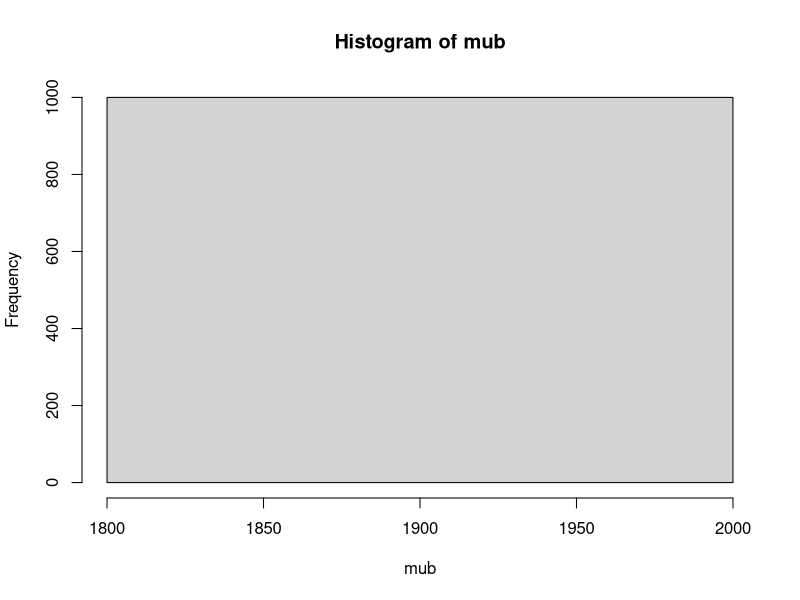

The R script that drew this image:
## ---- chunk 1
knitr::opts_chunk$set(echo = TRUE)
## ---- chunk 2
setwd("/Users/carmencilla/Desktop/Master EUR/Block 2/Data Science and HR Analytics/FEM11213-Coronas/")
browser <- read.csv("Data/web-browsers.csv")
dim(browser)
head(browser)
## ---- chunk 3
 mean(browser$spend); var(browser$spend)/1e4; sqrt(var(browser$spend)/1e4)
## ---- chunk 4
 B <- 1000  #Number of iterations for bootstrap resampling
  mub <- c()  # New vector: Will hold the mean values for each bootstrap sample
  for (b in 1:1000){ ## Loop through 1000 bootstrap iterations
    samp_b <- sample.int(nrow(browser), replace=TRUE) #Sets a bootstrap sample by randomly sampling row indices (with replacement)
    mub <- c(mub, mean(browser$spend[samp_b])) #Compute the mean of the 'spend' column for the current bootstrap sample and the mean to the vect (mub)
  }
  sd(mub) #SD: provides variability of the mean estimate. SD = 81
## ---- chunk 5
 B <- 1000  #Number of iterations for bootstrap resampling
  mub <- c()  # New vector: Will hold the mean values for each bootstrap sample
  for (b in 1:1000){ ## Loop through 1000 bootstrap iterations
    samp_b <- sample.int(nrow(browser), replace=FALSE) #WITHOUT REPLACEMENT
    mub <- c(mub, mean(browser$spend[samp_b])) #Compute the mean of the 'spend' column for the current bootstrap sample and the mean to the vect (mub)
  }
  sd(mub) #SD: provides variability of the mean estimate. SD now 0. 
## ---- chunk 6

h <- hist(mub) # Create a histogram of the bootstrap sample means 'mub'

# Generate a sequence of x-values spanning the range of 'mub'
  xfit <- seq(min(mub), max(mub), length = 40)  
# 'xfit' is a sequence of 40 equally spaced values between the minimum and maximum of 'mub'.
# It will be used for plotting the fitted normal distribution curve.

# Compute the y-values for a normal distribution (probability density function)
  yfit <- dnorm(xfit, mean = mean(browser$spend), sd = sqrt(var(browser$spend)/1e4))  
# 'dnorm' calculates the normal density at each value of 'xfit'.
# Parameters:
# - mean = mean(browser$spend): The mean of the original data.
# - sd = sqrt(var(browser$spend)/1e4): Standard deviation of the normal distribution,
#   scaled down by 1e4 for visualization (to match the histogram scale).

# Scale the y-values to match the histogram
yfit <- yfit * diff(h$mids[1:2]) * length(mub)  
# Explanation of each term:
# - 'diff(h$mids[1:2])': The bin width of the histogram.
#   - This ensures the area under the fitted curve aligns with the histogram's bin sizes.
# - 'length(mub)': The total number of observations in 'mub' (i.e., the histogram's total count).
#   - This ensures the total area of the curve matches the histogram's total area.
# Together, these adjustments align the normal curve with the scale and range of the histogram.

# Add the fitted normal curve to the histogram
lines(xfit, yfit, col = "black", lwd = 2)  
# 'lines' overlays the fitted normal curve on the histogram.
# Parameters:
# - 'col = "black"': Sets the color of the line to black.
# - 'lwd = 2': Sets the line width to make it thicker for better visibility.
## ---- chunk 7

##Note for me: it takes a little time to process!! These are not inmediate processes!!!!

B <- 1000 # Number of bootstrap iterations
  betas <- c()  # Currently initialized as a vector
  for (b in 1:1000){ # Loop through 1000 bootstrap iterations
    samp_b <- sample.int(nrow(browser), replace=TRUE) # Create a bootstrap sample by sampling row indices with replacement 
    reg_b <- glm(log(spend) ~ broadband + anychildren, data=browser[samp_b,]) # Fit a regression model using the bootstrap sample (uses variables in the dataset!)
    betas <- rbind(betas, coef(reg_b)) # Resulting coefficients stored in the empty vector. 
  }; head(betas, n=3)
  
#We are creating a 
## ---- chunk 8
cov(betas[,"broadband"], betas[,"anychildren"])
##Small covariance in this case. 
